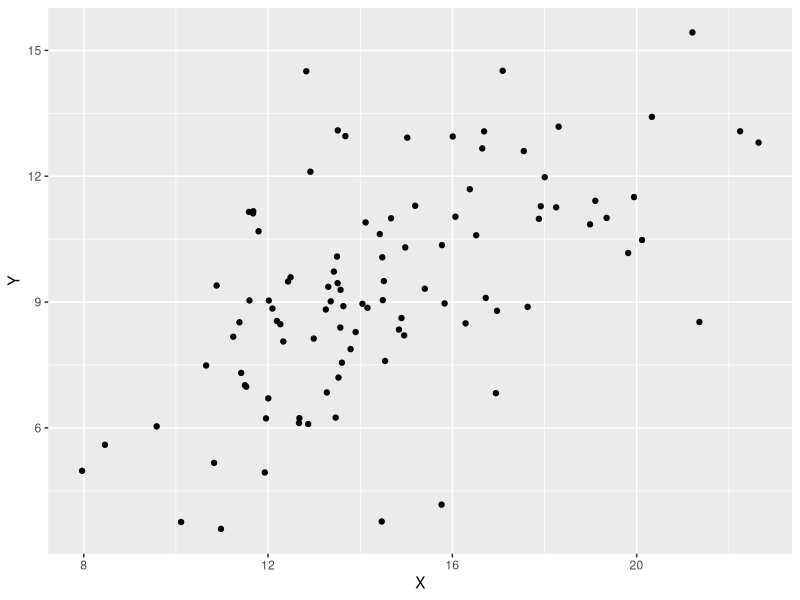
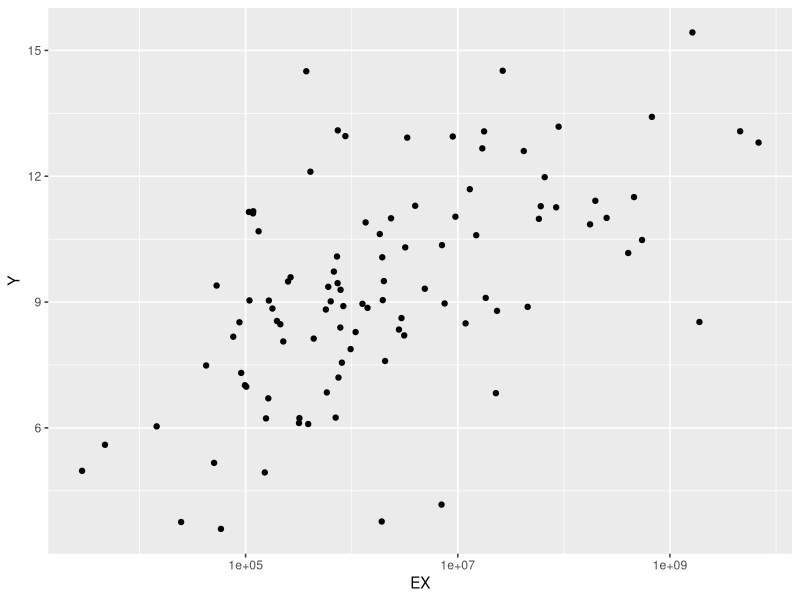
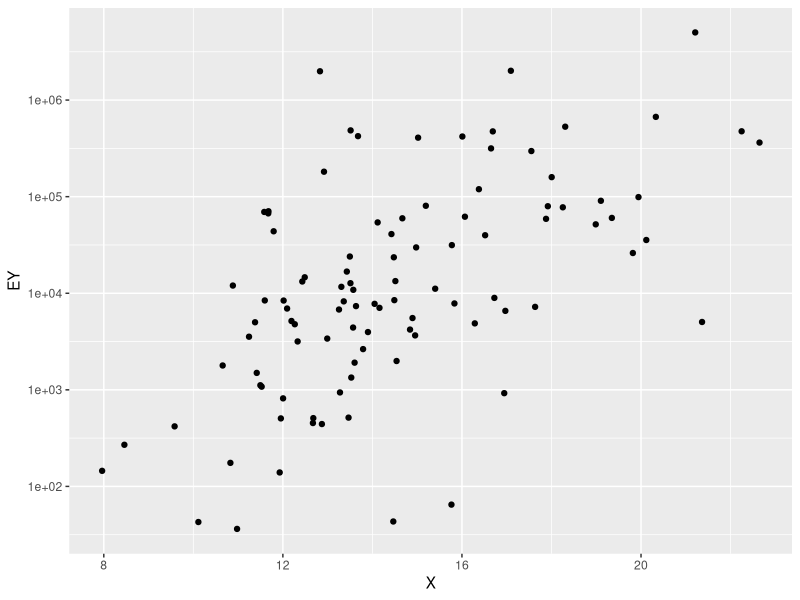
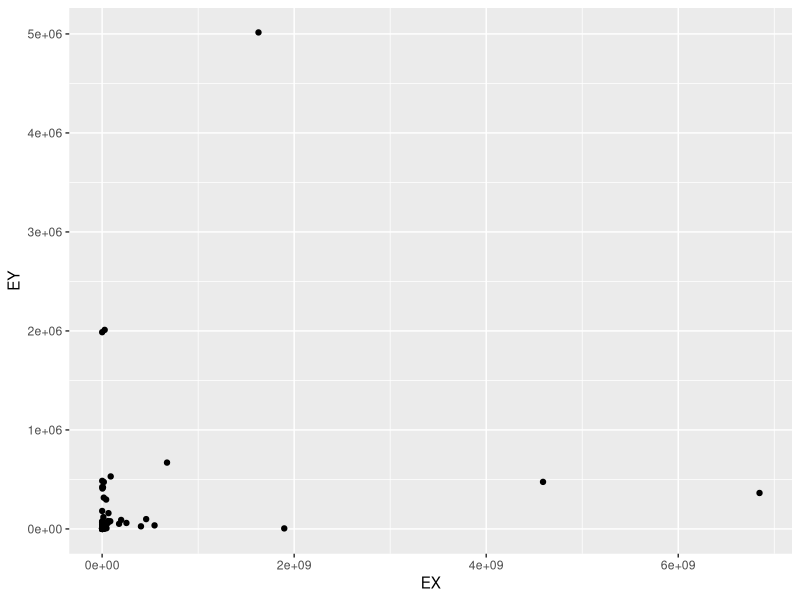

These charts were generated, in order, by the following R code:
## ---- chunk 1
knitr::opts_chunk$set(echo=T, comment = NA, message = F, warning = F)
library(tidyverse)
## ---- chunk 2
set.seed(1234)
beta1 <- 2
beta2 <- .5
N <- 100
X <- rnorm(N, mean = 15, sd = 3)
error <- rnorm(N, 0, 2)
Y <- beta1 + beta2*X + error
data <- data.frame(X, Y)
data %>% ggplot(aes(X, Y)) + 
  geom_point()
## ---- chunk 3
data <- data %>% mutate(EX = exp(X))

data %>% ggplot(aes(EX, Y)) +
  geom_point()  +
  scale_x_log10()
## ---- chunk 4
data <- data %>% mutate(EY = exp(Y))

data %>% ggplot(aes(X, EY)) +
  geom_point()  +
  scale_y_log10()
## ---- chunk 5
data %>% ggplot(aes(EX, EY)) +
  geom_point()  #+
  #scale_y_log10() +
  #scale_x_log10()
